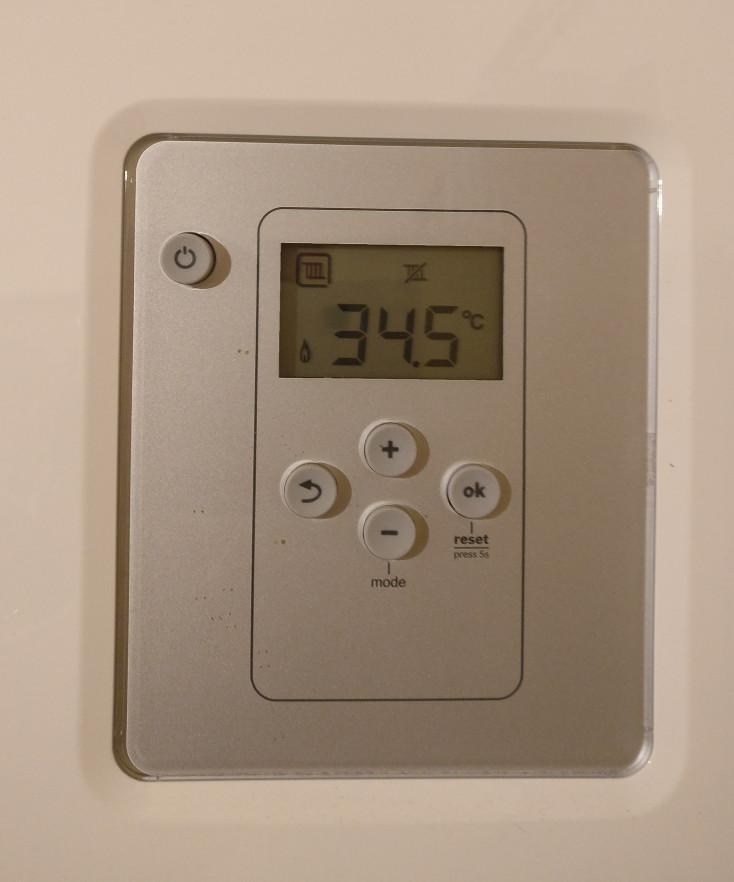
#> input picture oars_pkg/scripts/display_recognition/example.jpg, 734 x 882 px
$ python recognize_digits.py   (older library calls are emulated)
#> lines starting #> are read from the running program, lines starting #| are printed output that depends on the picture; after the words box and inside, x2 and y2 are one past the last pixel; in counts of white or black regions, pixels touching at a corner belong together
""" This file recognizes digits on a seven segment display from an image. """
from imutils.perspective import four_point_transform
from imutils import contours
import imutils
import cv2
import numpy as np


# define the dictionary of digit segments so we can identify
# each digit on the thermostat
DIGITS_LOOKUP = {
	(1, 1, 1, 0, 1, 1, 1): 0,
	(0, 0, 1, 0, 0, 1, 0): 1,
	(1, 0, 1, 1, 1, 1, 0): 2,
	(1, 0, 1, 1, 0, 1, 1): 3,
	(0, 1, 1, 1, 0, 1, 0): 4,
	(1, 1, 0, 1, 0, 1, 1): 5,
	(1, 1, 0, 1, 1, 1, 1): 6,
	(1, 0, 1, 0, 0, 1, 0): 7,
	(1, 1, 1, 1, 1, 1, 1): 8,
	(1, 1, 1, 1, 0, 1, 1): 9
}

image = cv2.imread("example.jpg")
#> image is the input picture: shape (882, 734, 3); mean B, G, R 129, 147.5, 166.8

# pre-process the image by resizing it, converting it to
# graycale, blurring it, and computing an edge map
image = imutils.resize(image, height=500)
#> image: shape (500, 416, 3)
gray = cv2.cvtColor(image, cv2.COLOR_BGR2GRAY)
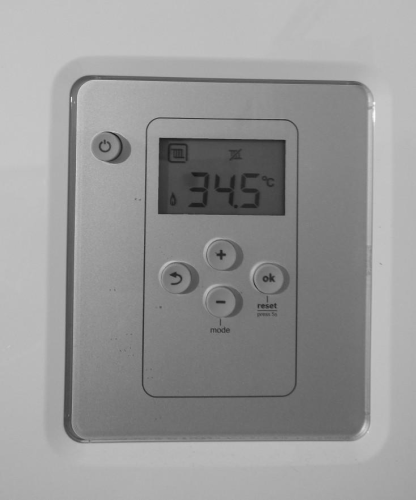
#> gray: shape (500, 416); min 21, max 251, mean 151.1
blurred = cv2.GaussianBlur(gray, (5, 5), 0)
edged = cv2.Canny(blurred, 50, 200, 255)
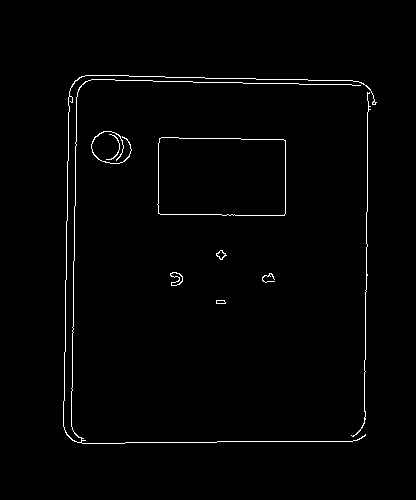
#> edged: shape (500, 416); 1.3% white in thin lines or dots, all inside (x1, y1, x2, y2) = (63, 75, 377, 444)

cnts = cv2.findContours(edged.copy(), cv2.RETR_EXTERNAL,
	cv2.CHAIN_APPROX_SIMPLE)
#> cnts = 9 contours, 3 with area under 20; largest, box (x1, y1, x2, y2) and area: (157, 137, 286, 216) 9676, (170, 272, 183, 286) 86, (63, 75, 377, 444) 52, (216, 250, 227, 260) 50, (91, 131, 132, 164) 36, (216, 300, 226, 304) 26
cnts = cnts[0] if imutils.is_cv2() else cnts[1]
cnts = sorted(cnts, key=cv2.contourArea, reverse=True)
displayCnt = None

#this looks for the rectangle with the display in it, which may not be exact enough for our purposes.
for c in cnts:
	# approximate the contour
	peri = cv2.arcLength(c, True)
	approx = cv2.approxPolyDP(c, 0.02 * peri, True)

	# if the contour has four vertices, then we have found
	# the thermostat display
	if len(approx) == 4:
		displayCnt = approx
		break
#> this loop made 1 pass
#> (peri, displayCnt) on pass 1: (408.6, [[159, 138], [158, 213], [284, 215], [285, 140]])

warped = four_point_transform(gray, displayCnt.reshape(4, 2))
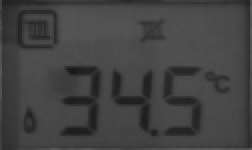
#> warped: shape (75, 126) (shown 2 times larger); min 23, max 91, mean 66.4
output = four_point_transform(image, displayCnt.reshape(4, 2))
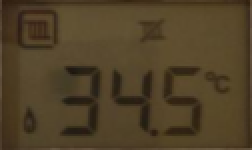
#> output: shape (75, 126, 3) (shown 2 times larger); mean B, G, R 39.5, 64.6, 79.9

thresh = cv2.threshold(warped, 0, 255,
	cv2.THRESH_BINARY_INV | cv2.THRESH_OTSU)[1]
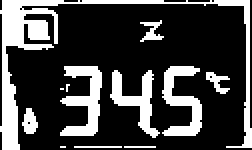
#> thresh: shape (75, 126) (shown 2 times larger); 26.1% white; 12 white regions (4 under 20 px), largest, box (x1, y1, x2, y2) and area: (0, 0, 126, 75) 1205, (30, 33, 51, 68) 377, (81, 33, 101, 68) 342
kernel = cv2.getStructuringElement(cv2.MORPH_ELLIPSE, (1, 5))
thresh = cv2.morphologyEx(thresh, cv2.MORPH_OPEN, kernel)
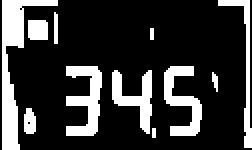
#> thresh: shape (75, 126) (shown 2 times larger); 21.5% white; 11 white regions (2 under 20 px)
thresh = np.array(thresh)

cnts = cv2.findContours(thresh.copy(), cv2.RETR_EXTERNAL,
	cv2.CHAIN_APPROX_SIMPLE)
#> cnts = 11 contours, 4 with area under 20; largest, box (x1, y1, x2, y2) and area: (1, 0, 29, 75) 507, (33, 33, 51, 68) 288, (82, 33, 101, 68) 252, (56, 35, 76, 67) 224, (109, 0, 126, 74) 138, (14, 10, 24, 20) 80, (12, 54, 18, 67) 52
cnts = cnts[0] if imutils.is_cv2() else cnts[1]
digitCnts = []

# loop over the digit area candidates
for c in cnts:
	# compute the bounding box of the contour
	(x, y, w, h) = cv2.boundingRect(c)

	# if the contour is sufficiently large, it must be a digit
	if w >= 15 and (h >= 30 and h <= 40):
		digitCnts.append(c)
#> this loop made 11 passes
#> (x, y, w, h) on passes 2, 3, 4, 5, 6, 8, 10, 11: (12, 54, 6, 13), (106, 36, 3, 10), (56, 35, 20, 32), (82, 33, 19, 35), (33, 33, 18, 35), (14, 10, 10, 10), (109, 0, 17, 74), (1, 0, 28, 75)
#> (c, x, y, w, h) on passes 1, 7, 9: ([[76, 64], [76, 68], [77, 68], [77, 64]], 76, 64, 2, 5), ([[75, 14], [75, 19], [76, 19], [76, 14]], 75, 14, 2, 6), ([[27, 6], [27, 21], [28, 21], [28, 7]], 27, 6, 2, 16)
#> after the loop, digitCnts = 3 contours; box (x1, y1, x2, y2) and area: (33, 33, 51, 68) 288, (82, 33, 101, 68) 252, (56, 35, 76, 67) 224

digitCnts = contours.sort_contours(digitCnts,
	method="left-to-right")[0]
digits = []

for c in digitCnts:
	# extract the digit region of interest
	(x, y, w, h) = cv2.boundingRect(c)
	roi = thresh[y:y+h, x:x+w]
	roi = np.array(roi)

	# compute the width and height of each of the 7 segments
	# we are going to examine
	(roiH, roiW) = roi.shape
	(dW, dH) = (int(roiW * 0.25), int(roiH * 0.15))
	dHC = int(roiH * 0.05)

	# define the set of 7 segments
	segments = [
		((0, 0), (w, dH)),	# top
		((0, 0), (dW, h // 2)),	# top-left
		((w - dW, 0), (w, h // 2)),	# top-right
		((0, (h // 2) - dHC) , (w, (h // 2) + dHC)), # center
		((0, h // 2), (dW, h)),	# bottom-left
		((w - dW, h // 2), (w, h)),	# bottom-right
		((0, h - dH), (w, h))	# bottom
	]
	on = [0] * len(segments)

	for (i, ((xA, yA), (xB, yB))) in enumerate(segments):

		segROI = roi[yA:yB, xA:xB]
		total = cv2.countNonZero(segROI)
		area = (xB - xA) * (yB - yA)

		if total / float(area) > 0.5:
			on[i] = 1

	digit = DIGITS_LOOKUP[(tuple(on))]
	digits.append(digit)
	print(digit)
#> this loop made 3 passes
#> (x, y, w, h, roiH, roiW, dW, dH) on passes 1 to 3: (33, 33, 18, 35, 35, 18, 4, 5), (56, 35, 20, 32, 32, 20, 5, 4), (82, 33, 19, 35, 35, 19, 4, 5)
#| 3
#| 4
#| 5
#> pass 2, `roi = thresh[y:y+h, x:x+w]`:
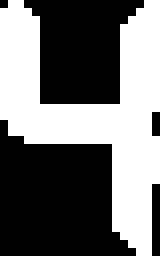
#> roi: shape (32, 20) (shown 8 times larger); 43.9% white; 1 white region, box (x1, y1, x2, y2) and area: (0, 0, 20, 32) 281
#> after the loop, digits = [3, 4, 5]
